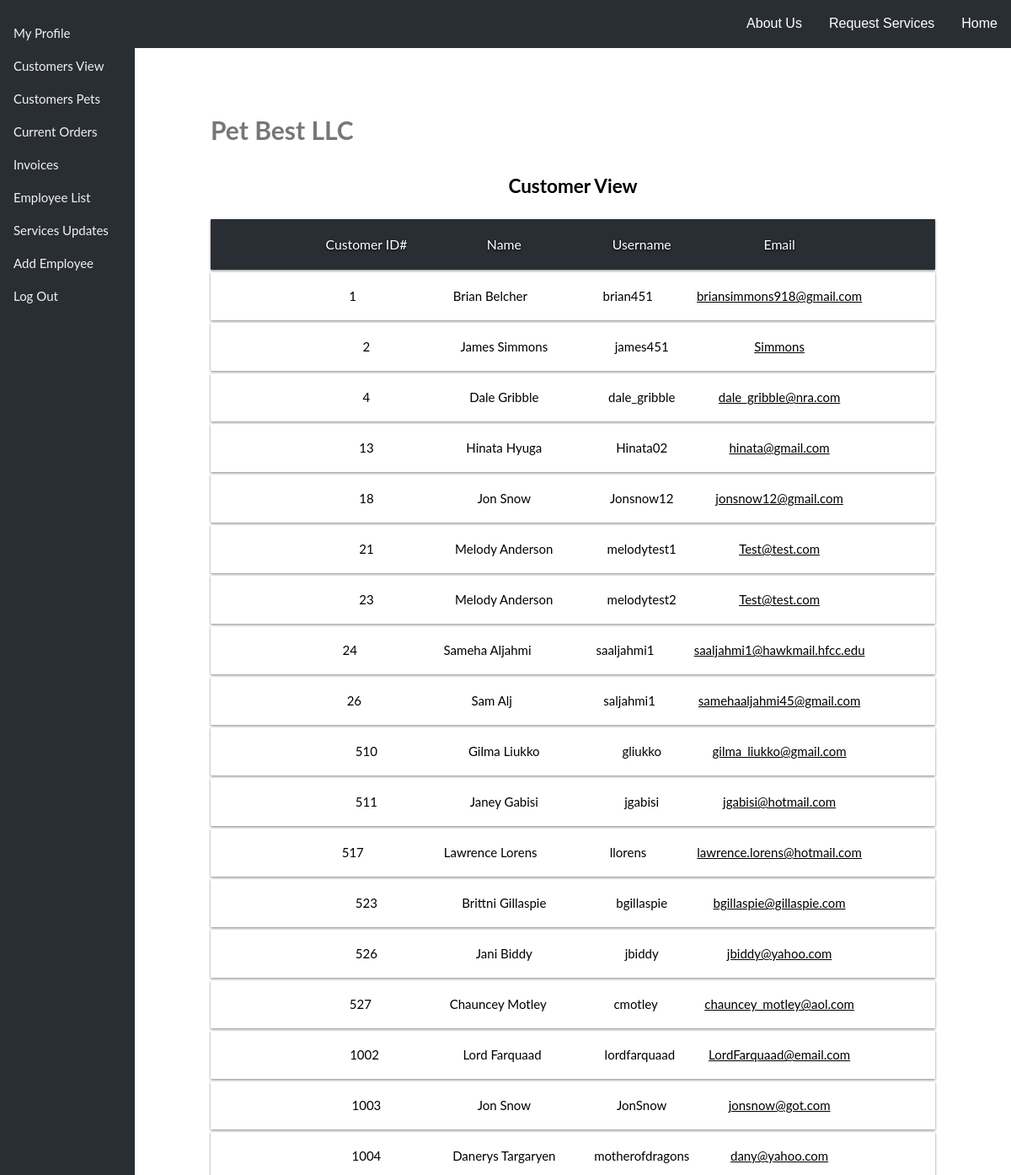
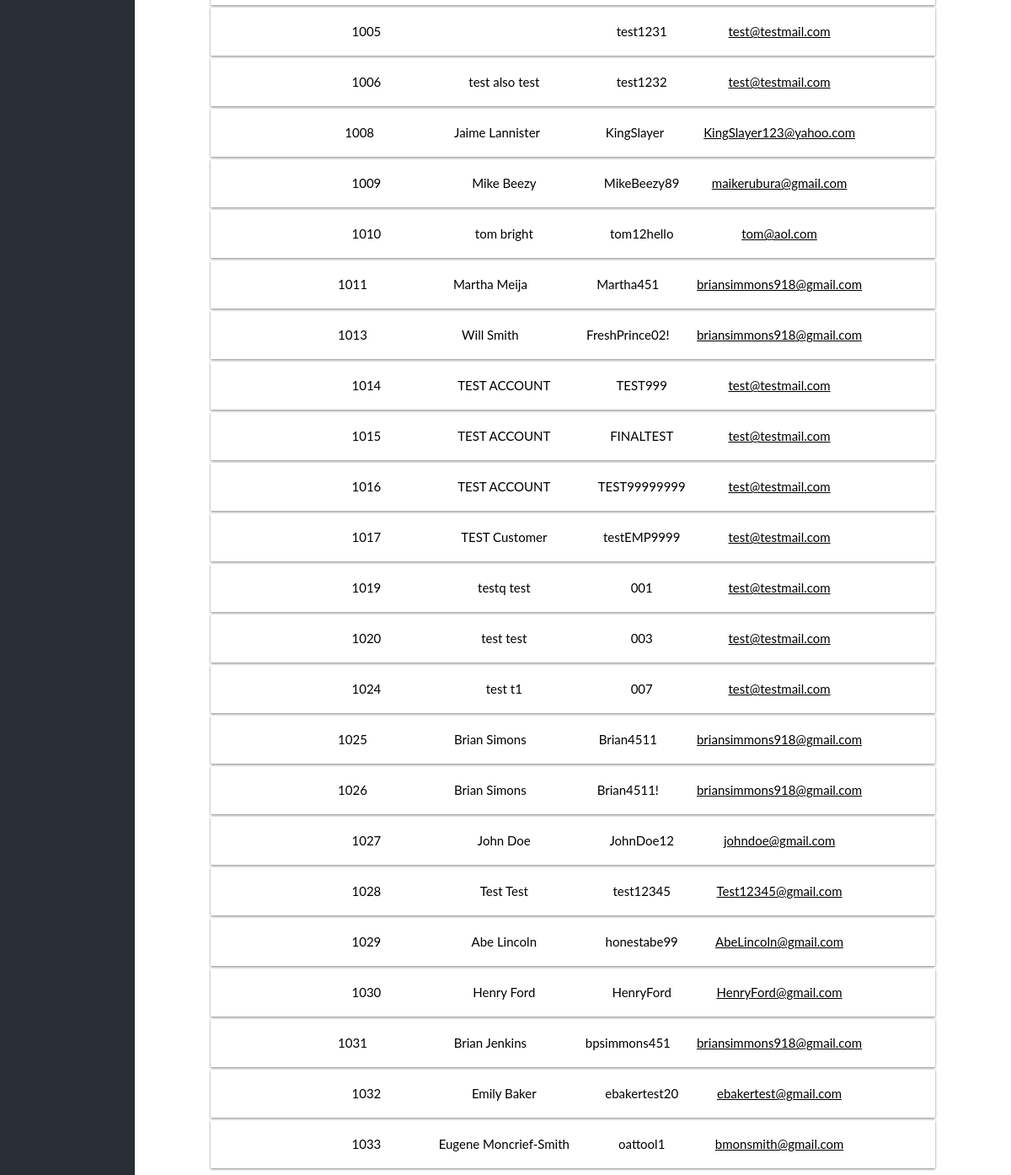
Screenshot of /Website/website-master/customerview.php (signed in) with the database file from the repository (2 pictures, top to bottom).
### tables this page shows
CREATE TABLE `users` (
  `userID` int(10) unsigned NOT NULL AUTO_INCREMENT,
  `username` varchar(255) NOT NULL,
  `password` varchar(255) NOT NULL,
  `firstName` varchar(255) DEFAULT NULL,
  `lastName` varchar(255) DEFAULT NULL,
  `privileges` varchar(255) NOT NULL,
  `email` varchar(255) NOT NULL,
  `hiredate` date DEFAULT NULL,
  `birthdate` date DEFAULT NULL,
  `notes` varchar(535) DEFAULT NULL,
  PRIMARY KEY (`userID`)
);

### Website/website-master/src/Database.php (called while the page is built, shortened)
<?php
class Database implements DatabaseInterface {
  private $pdo;
  public static function create(PDO $pdo) {
    return new static($pdo);
  }
  public function __construct(PDO $pdo) {
    $this->pdo = $pdo;
  }
  public function showCustomerWhoHavePets(){
    $selectStatement = "SELECT DISTINCT users.userID, username, firstName, lastName, email
                        FROM users WHERE privileges = 'Customer'";
    $statement = $this->pdo->prepare($selectStatement);
    try{
    $statement->execute();
    $customersWhohavePets[] = $statement->fetchAll(PDO::FETCH_CLASS, '\stdClass');
    $customersWhohavePets = reset($customersWhohavePets);
    return $customersWhohavePets;}
    catch (PDOException $ex){
      echo $ex;
    }
  }
}

### Website/website-master/common.php (called while the page is built, shortened)
<?php
$dsn = "mysql:host=" . DB_HOST . ";dbname=" . DB_NAME . ";charset=utf8mb4;";
$driver_options = [
  PDO::ATTR_ERRMODE => PDO::ERRMODE_EXCEPTION,
];
$pdo = new PDO($dsn, DB_USER, DB_PASS, $driver_options);
$database = Database::create($pdo);
?>

### Website/website-master/customerview.php (the view, shortened to what this page needs)
<?php
require_once('common.php');
if (isset($_SESSION['userInfo'])) {
  $userInfo = $_SESSION['userInfo'];
  if ($userInfo->privileges == 'Admin') {
    $customerInfo = $database->showCustomerWhoHavePets();
  }
}
?>
<!DOCTYPE HTML>
<HTML lang="en">
<head>
  <link rel="stylesheet" type="text/css" href="css/bestPet.css">
  <link rel="stylesheet" type="text/css" href="css/sideBar.css">
</head>
<body>
  <?php require_once("menu.php") ?>
  <?php require_once("sideBar.php") ?>
  <div class="main">
    <div style="color: #777;background-color:white;text-align:center;padding:50px 80px;text-align: justify;">
      <?php if (isset($userInfo)) : ?>
        <div id="flex-card">
          <div class="card">
            <h1>Pet Best LLC</h1>
            <?php if (isset($customerInfo)) : ?>
              <div id="all" class="all show">
                <h2 style="text-align:center;color:black;">Customer View</h2>
                <div class="customerview-bar-title">
                  <p>Customer ID#</p>
                  <p>Name</p>
                  <p>Username</p>
                  <p>Email</p>
                </div>
                <?php foreach ($customerInfo as $value) : ?>
                  <div class="customerview-bar">
                    <p><?php echo $value->userID; ?></p>
                    <p><?php echo $value->firstName . ' ' . $value->lastName; ?></p>
                    <p><?php echo $value->username; ?></p>
                    <p><a href=<?php echo "mailto:" . $value->email; ?>><?php echo $value->email; ?></a></p>
                  </div>
                <?php endforeach; ?>
              </div>
            <?php endif; ?>
          <?php endif; ?>
          </div>
        </div>
</body>
</HTML>

### Website/website-master/css/bestPet.css (style rules this page uses)
body, html { height: 100%; margin: 0; color: #777; font: 400 15px/1.8 "lato", sans-serif; }
.show { display: block; }
.AddEmployeeCard label, p { text-align: center; }
.customerview-bar-title { width: 100%; box-shadow: 0px 1px 3px grey; margin-bottom: 3px; border-radius: 1px; background-color: #292E34; display: flex; justify-content: center; }
.customerview-bar-title > p { display: inline-block; min-width: 19%; text-align: center; color: white; text-shadow: 0px 1px 3px black; font-size: 1.05em; }
.customerview-bar { width: 100%; box-shadow: 0px 1px 3px grey; margin-bottom: 3px; border-radius: 1px; transition: all .6s ease; transform: scale(1); display: flex; align-items: center; justify-content: center; }
.customerview-bar > p { display: inline-block; min-width: 19%; text-align: center; color: black; }
.customerview-bar > p > a { text-decoration: underline; color: black; }
a { text-decoration: none; }

### Website/website-master/css/sideBar.css (style rules this page uses)
body { font-family: "Lato", sans-serif; }
.main { margin-left: 160px; font-size: inherit; padding: 0px 10px; }

### rows the page displays
users: userID "1", firstName "Brian", lastName "Belcher", username "brian451", email "briansimmons918@gmail.com"
users: userID "2", firstName "James", lastName "Simmons", username "james451", email "Simmons"
users: userID "4", firstName "Dale", lastName "Gribble", username "dale_gribble", email "dale_gribble@nra.com"
users: userID "13", firstName "Hinata", lastName "Hyuga", username "Hinata02", email "hinata@gmail.com"
users: userID "18", firstName "Jon", lastName "Snow", username "Jonsnow12", email "jonsnow12@gmail.com"
users: userID "21", firstName "Melody", lastName "Anderson", username "melodytest1", email "Test@test.com"
users: userID "23", firstName "Melody", lastName "Anderson", username "melodytest2", email "Test@test.com"
users: userID "24", firstName "Sameha", lastName "Aljahmi", username "saaljahmi1", email "saaljahmi1@hawkmail.hfcc.edu"
users: userID "26", firstName "Sam", lastName "Alj", username "saljahmi1", email "samehaaljahmi45@gmail.com"
users: userID "510", firstName "Gilma", lastName "Liukko", username "gliukko", email "gilma_liukko@gmail.com"
users: userID "511", firstName "Janey", lastName "Gabisi", username "jgabisi", email "jgabisi@hotmail.com"
users: userID "517", firstName "Lawrence", lastName "Lorens", username "llorens", email "lawrence.lorens@hotmail.com"
users: userID "523", firstName "Brittni", lastName "Gillaspie", username "bgillaspie", email "bgillaspie@gillaspie.com"
users: userID "526", firstName "Jani", lastName "Biddy", username "jbiddy", email "jbiddy@yahoo.com"
users: userID "527", firstName "Chauncey", lastName "Motley", username "cmotley", email "chauncey_motley@aol.com"
users: userID "1002", firstName "Lord", lastName "Farquaad", username "lordfarquaad", email "LordFarquaad@email.com"
users: userID "1003", firstName "Jon", lastName "Snow", username "JonSnow", email "jonsnow@got.com"
users: userID "1004", firstName "Danerys", lastName "Targaryen", username "motherofdragons", email "dany@yahoo.com"
users: userID "1005", username "test1231", email "test@testmail.com"
users: userID "1006", firstName "test", lastName "also test", username "test1232", email "test@testmail.com"
users: userID "1008", firstName "Jaime", lastName "Lannister", username "KingSlayer", email "KingSlayer123@yahoo.com"
users: userID "1009", firstName "Mike", lastName "Beezy", username "MikeBeezy89", email "maikerubura@gmail.com"
users: userID "1010", firstName "tom", lastName "bright", username "tom12hello", email "tom@aol.com"
users: userID "1011", firstName "Martha", lastName "Meija", username "Martha451", email "briansimmons918@gmail.com"
users: userID "1013", firstName "Will", lastName "Smith", username "FreshPrince02!", email "briansimmons918@gmail.com"
users: userID "1014", firstName "TEST", lastName "ACCOUNT", username "TEST999", email "test@testmail.com"
users: userID "1015", firstName "TEST", lastName "ACCOUNT", username "FINALTEST", email "test@testmail.com"
users: userID "1016", firstName "TEST", lastName "ACCOUNT", username "TEST99999999", email "test@testmail.com"
users: userID "1017", firstName "TEST", lastName "Customer", username "testEMP9999", email "test@testmail.com"
users: userID "1019", firstName "testq", lastName "test", username "001", email "test@testmail.com"
users: userID "1020", firstName "test", lastName "test", username "003", email "test@testmail.com"
users: userID "1024", firstName "test", lastName "t1", username "007", email "test@testmail.com"
users: userID "1025", firstName "Brian", lastName "Simons", username "Brian4511", email "briansimmons918@gmail.com"
users: userID "1026", firstName "Brian", lastName "Simons", username "Brian4511!", email "briansimmons918@gmail.com"
users: userID "1027", firstName "John", lastName "Doe", username "JohnDoe12", email "johndoe@gmail.com"
users: userID "1028", firstName "Test", lastName "Test", username "test12345", email "Test12345@gmail.com"
users: userID "1029", firstName "Abe", lastName "Lincoln", username "honestabe99", email "AbeLincoln@gmail.com"
users: userID "1030", firstName "Henry", lastName "Ford", username "HenryFord", email "HenryFord@gmail.com"
users: userID "1031", firstName "Brian", lastName "Jenkins", username "bpsimmons451", email "briansimmons918@gmail.com"
users: userID "1032", firstName "Emily", lastName "Baker", username "ebakertest20", email "ebakertest@gmail.com"
users: userID "1033", firstName "Eugene", lastName "Moncrief-Smith", username "oattool1", email "bmonsmith@gmail.com"
